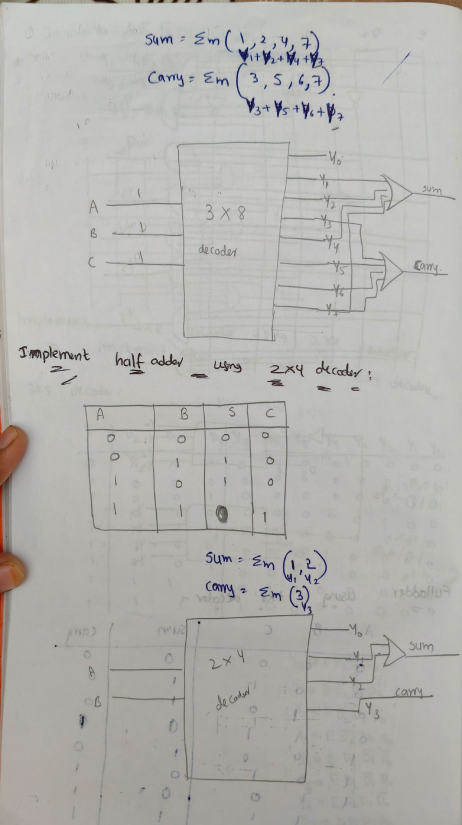
#> input picture test_images/real/3rd unit 2nd half 2-mid  (3)_page-0022.jpg, 924 x 1650 px (shown at 1/2 size)
$ python -i preprocess.py   (imports and definitions only)
#> lines starting #> are read from the running program, lines starting #| are printed output that depends on the picture
#> further down, picture is the input picture: shape (1650, 924, 3); mean B, G, R 175.3, 179.1, 179.9
"""
Image Preprocessing Module
Standardizes images without enhancing them
Preserves generation artifacts while removing camera/lighting bias
"""

import cv2
import numpy as np

def preprocess_image(img):
    """
    Standardize image for analysis
    - Convert to grayscale
    - Resize to fixed width
    - Normalize contrast
    - Light denoising

    We do NOT beautify. We standardize.
    """

    # Step 1: Convert to grayscale
    if len(img.shape) == 3:
        gray = cv2.cvtColor(img, cv2.COLOR_BGR2GRAY)
    else:
        gray = img.copy()

    # Step 2: Resize to fixed width (1200px) maintaining aspect ratio
    target_width = 1200
    h, w = gray.shape
#> h = 1650; w = 924
    if w > target_width:
        aspect_ratio = h / w
        new_h = int(target_width * aspect_ratio)
        gray = cv2.resize(gray, (target_width, new_h), interpolation=cv2.INTER_AREA)

    # Step 3: Contrast normalization (CLAHE)
    # This removes lighting bias while keeping noise
    clahe = cv2.createCLAHE(clipLimit=2.0, tileGridSize=(8, 8))
    normalized = clahe.apply(gray)
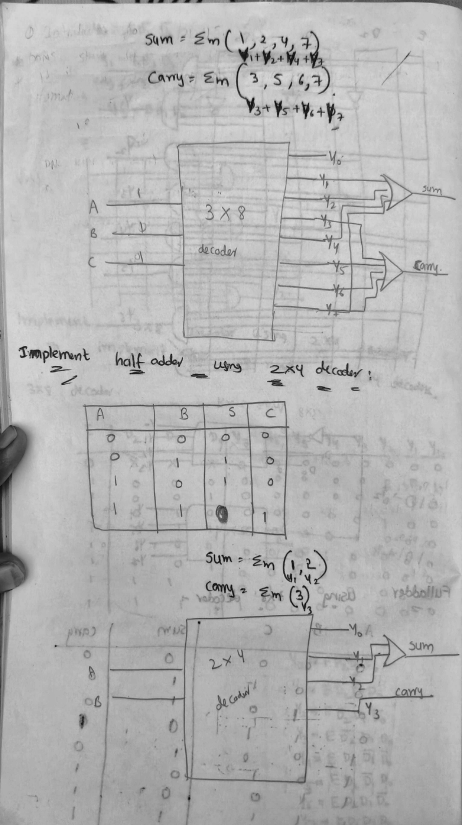
#> normalized: shape (1650, 924) (shown at 1/2 size); min 4, max 218, mean 180.1

    # Step 4: Very light denoising (preserve structure, reduce only extreme outliers)
    # We use bilateral filter - preserves edges but smooths minor noise
    denoised = cv2.bilateralFilter(normalized, d=3, sigmaColor=10, sigmaSpace=10)

    return denoised

def get_grayscale(img):
    """Helper: just get grayscale version"""
    if len(img.shape) == 3:
        return cv2.cvtColor(img, cv2.COLOR_BGR2GRAY)
    return img.copy()

>>> import cv2
>>> picture = cv2.imread('../test_images/real/3rd unit 2nd half 2-mid  (3)_page-0022.jpg')
>>> result = preprocess_image(picture)

$ run again, on test_images/real/3rd unit 2nd half 2-mid  (3)_page-0023.jpg
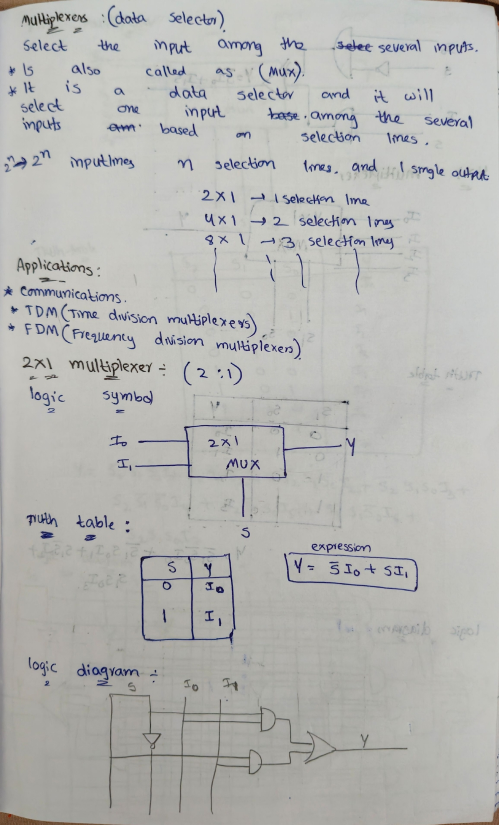
#> input picture test_images/real/3rd unit 2nd half 2-mid  (3)_page-0023.jpg, 998 x 1650 px (shown at 1/2 size)
#> picture is the input picture: shape (1650, 998, 3); mean B, G, R 178.5, 181.3, 181.1
#> in preprocess_image, `gray = cv2.cvtColor(img, cv2.COLOR_BGR2GRAY)`:
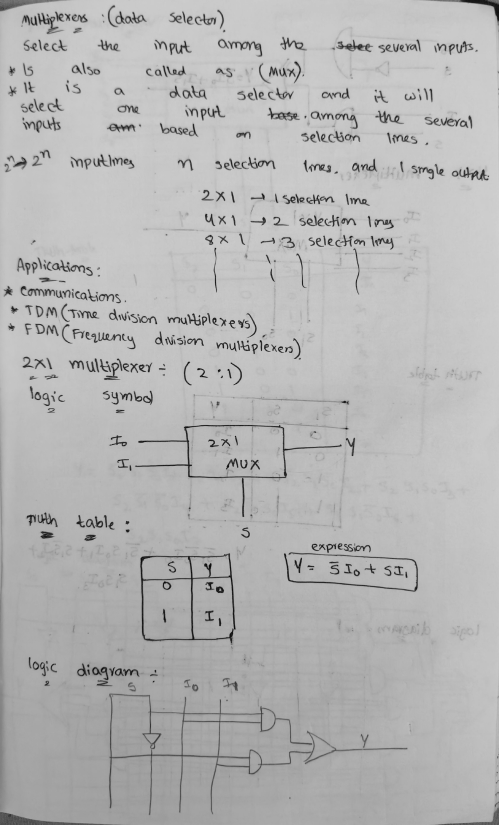
#> gray: shape (1650, 998) (shown at 1/2 size); min 4, max 210, mean 181

$ run again, on test_images/real/3rd unit 2nd half 2-mid  (3)_page-0024.jpg
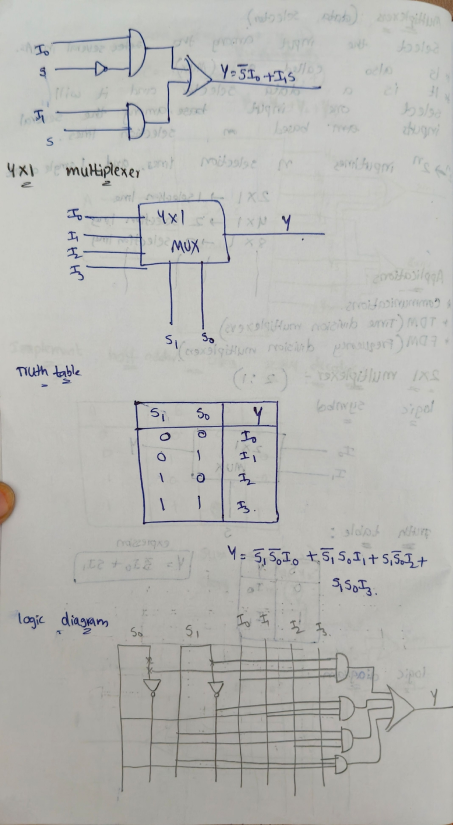
#> input picture test_images/real/3rd unit 2nd half 2-mid  (3)_page-0024.jpg, 905 x 1650 px (shown at 1/2 size)
#> picture is the input picture: shape (1650, 905, 3); mean B, G, R 179.6, 183.2, 183.1
#> in preprocess_image, `normalized = clahe.apply(gray)`:
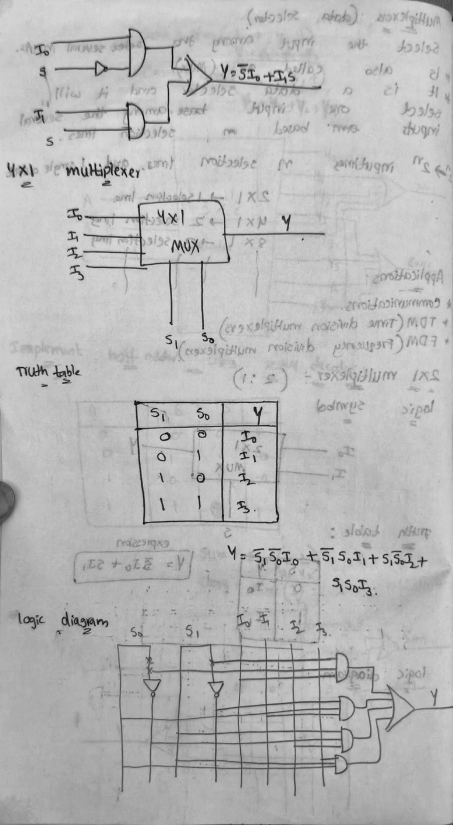
#> normalized: shape (1650, 905) (shown at 1/2 size); min 3, max 221, mean 183.8

$ run again, on test_images/real/3rd unit 2nd half 2-mid  (3)_page-0025.jpg
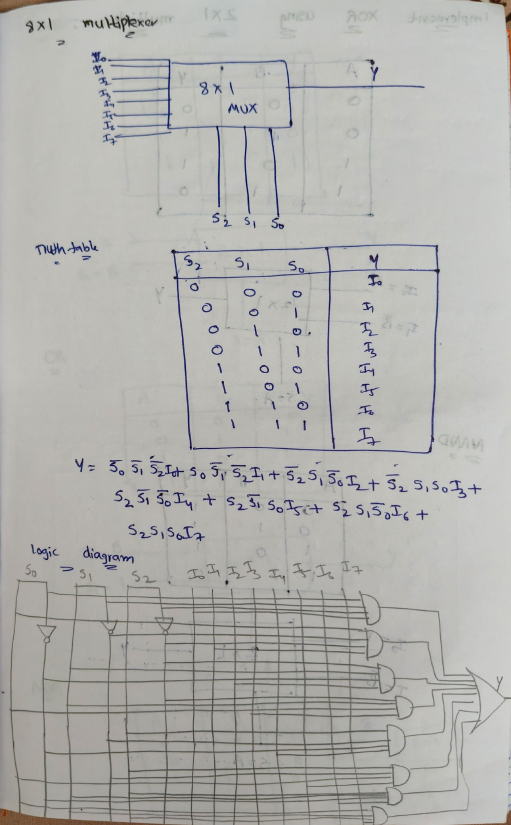
#> input picture test_images/real/3rd unit 2nd half 2-mid  (3)_page-0025.jpg, 1022 x 1650 px (shown at 1/2 size)
#> picture is the input picture: shape (1650, 1022, 3); mean B, G, R 174.5, 177.9, 178.3
#> in preprocess_image, `normalized = clahe.apply(gray)`:
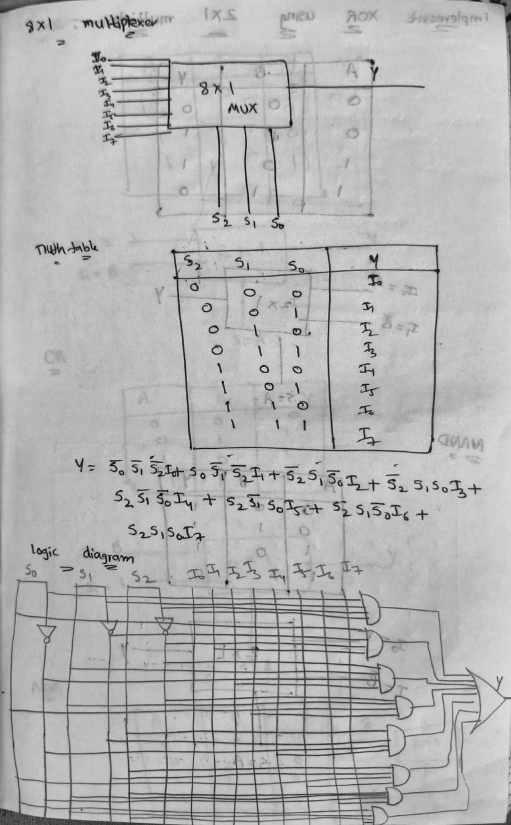
#> normalized: shape (1650, 1022) (shown at 1/2 size); min 2, max 222, mean 180.6
